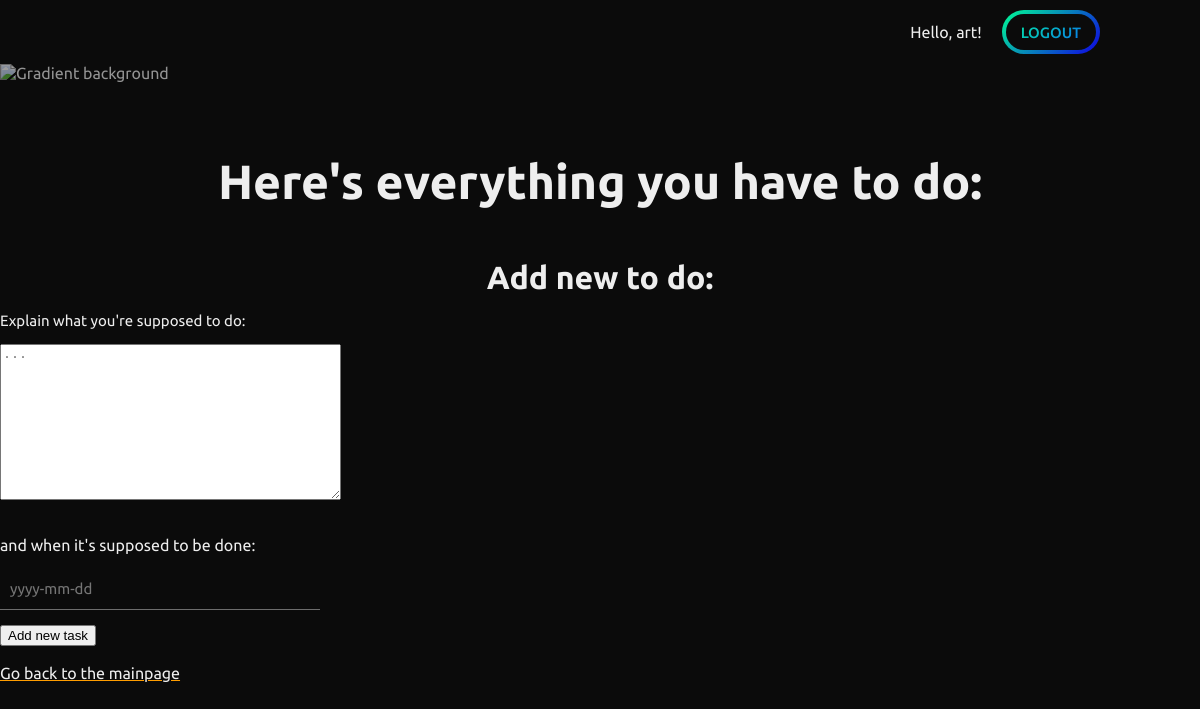
/to-do-list/ (signed in), run on an earlier commit of the app's database.
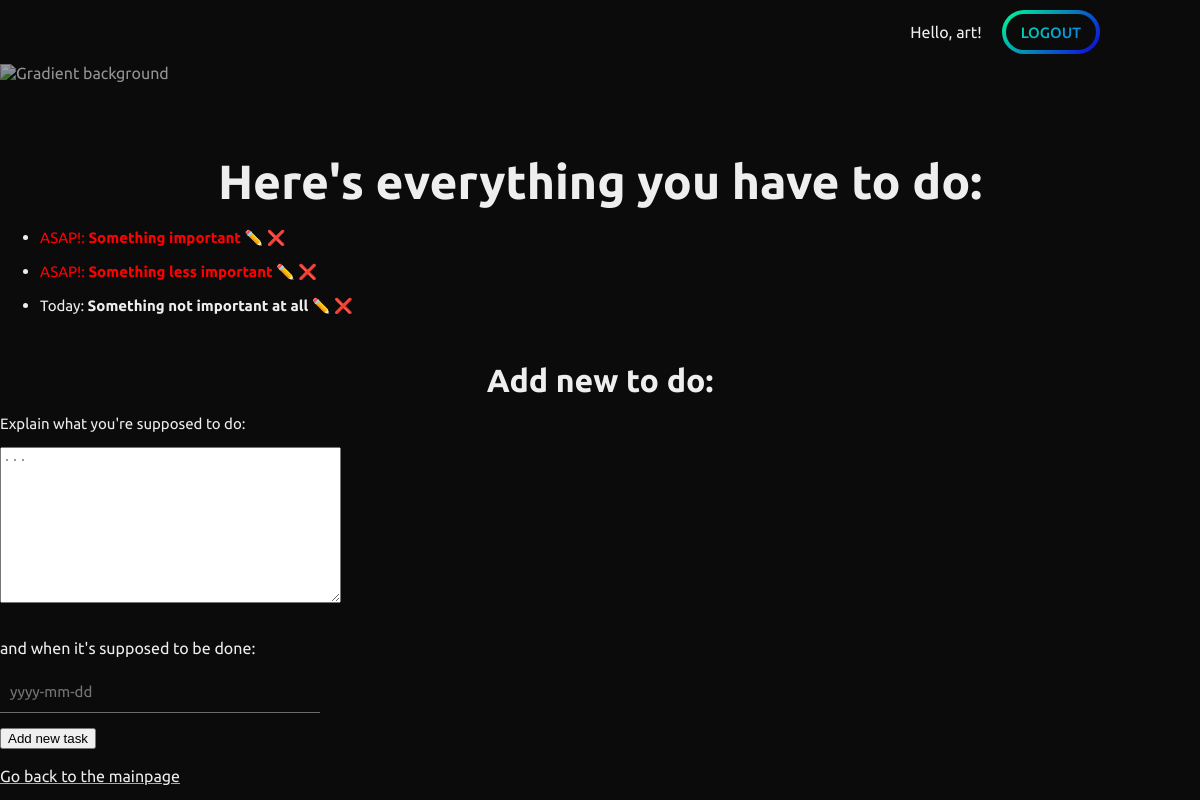
And on a later commit of the database.
### todolist/models.py (models this page shows, shortened)
class Task(models.Model):
    task = models.CharField(max_length=150)
    date = models.DateField()
    created_by = models.ForeignKey(User, on_delete=models.CASCADE)

### todolist/views.py (the view, shortened to what this page needs)
# urls.py: path("", views.my_todo_lists, name="my_todo_lists"),
@login_required
def my_todo_lists(request):
    tasks_list = Task.objects.filter(created_by=request.user).order_by("date")
    taskform = TaskForm()
    for record in tasks_list:
        if record.date < date.today():
            record.date = "ASAP!"
        elif record.date == date.today():
            record.date = "Today"
        elif (record.date - date.today()).days < 7:
            record.date = record.date.strftime("%A")
    context = {"records": tasks_list, "taskform": taskform}
    return render(request, "todolist/lists.html", context)

### todolist/forms.py
class TaskForm(forms.ModelForm):
    class Meta:
        model = Task
        fields = ["task", "date"]
        widgets = {
            "task": Textarea(
                attrs={
                    "required": True,
                    "class": "form-control",
                    "style": "max-width: 400px;",
                    "placeholder": "...",
                }
            ),
            "date": DateInput(
                attrs={
                    "required": True,
                    "class": "form-control",
                    "style": "max-width: 400px;",
                    "placeholder": "yyyy-mm-dd",
                }
            ),
        }

### todolist/templates/todolist/lists.html (shortened to what this page needs)
{% extends 'base_layout.html' %} {% block content %}
<h1>Here's everything you have to do:</h1>
<ul>
  {% for record in records %} {% if record.date == "ASAP!" %}
  <li>
    <p style="color: red">
      {{record.date}}: <b>{{ record.task}}</b>
      <a href="{% url 'edit_task' record.id %}" style="text-decoration: none"
        >✏️</a
      >
      <a href="{% url 'delete_task' record.id %}" style="text-decoration: none"
        >❌</a
      >
    </p>
  </li>
  {% else %}
  <li>
    <p>
      {{record.date}}: <b>{{ record.task}}</b>
      <a href="{% url 'edit_task' record.id %}" style="text-decoration: none"
        >✏️</a
      >
      <a href="{% url 'delete_task' record.id %}" style="text-decoration: none"
        >❌</a
      >
    </p>
  </li>
  {% endif %} {% endfor %}
</ul>
<br />
<h2>Add new to do:</h2>
<form method="post">
  <div class="form-group">
    <p>Explain what you're supposed to do:</p>
    <p>{{ taskform.task }}</p>
    <br />and when it's supposed to be done:
    <p>{{taskform.date}}</p>
  </div>
  <button type="submit">Add new task</button>
</form>
<br />
<a href="/">Go back to the mainpage</a>
{% endblock %}

What changed in the data, as far as the page shows it:
added Task: date "ASAP!", task "Something important"
added Task: date "ASAP!", task "Something less important"
added Task: date "Today", task "Something not important at all"
